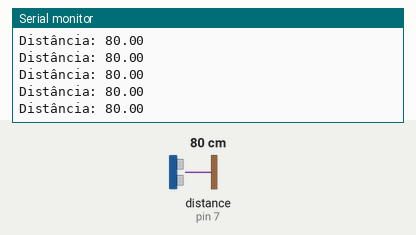
This sketch was run on a simulated Arduino Uno, built with avr-gcc and run on an emulated ATmega328P. Parts: the last lines printed to the serial monitor. The test bench sets the inputs (shaded band); at power-on: distance to the obstacle (sensor on pin 7) 80 cm. The echo pulse lasts 58.3 µs per cm.

Above: at 1.2 s.
1.3 s: distance to the obstacle (sensor on pin 7) set to 299 cm
At 1.62 s:
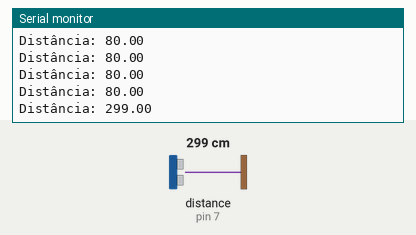
4.3 s: distance to the obstacle (sensor on pin 7) set to 2 cm
At 4.46 s:
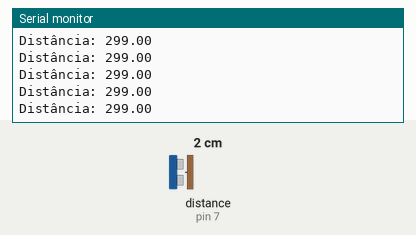
Timing chart, 0 to 7.3 s (numbered marks = the images above; inputs shaded):
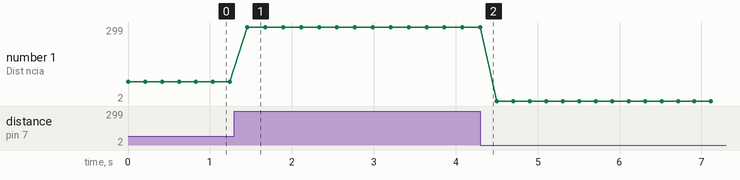

Measured:
- after the input at 1.3 s, the serial monitor: prints a new line after 0.16 s (image 1)
- plotted number 1: 80 → 299 after the input at 1.3 s, 299 → 2 after the input at 4.3 s

The sketch:

Ultrasonico.ino
```cpp
#include <Ultrasonic.h>

#define echo 7
#define trigger 8

Ultrasonic zezim(trigger,echo);
float dist;

void setup() {
 Serial.begin(9600);
}

void loop() {
 dist = zezim.distanceRead();  //Em centimetros
 Serial.print("Distância: "); Serial.println(dist);
 delay(200);
}
```
